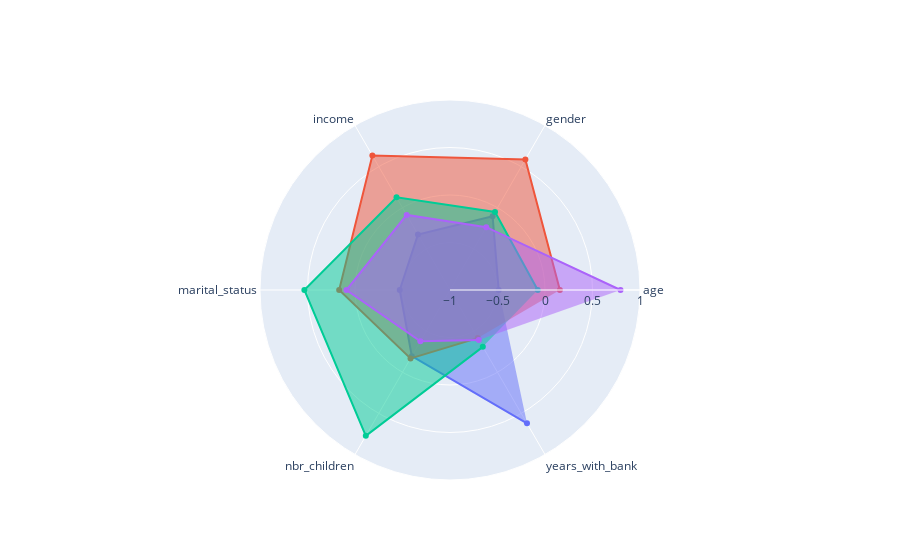

Notebook code for this chart:
### Markdown cell above
4 Clusters:

### Code cell
y_km = KMeansClusters(4)
plotRadar(dataScaled,y_km)

### Figure 1 — Plotly figure (JSON) as saved in the notebook; plotly's stock layout.template omitted (floating-point values rounded to 4 significant figures)
{"data": [{"fill": "toself", "name": "cluster0", "r": [-0.4877, -0.1027, -0.3256, -0.471, -0.1958, 0.6208], "theta": ["age", "gender", "income", "marital_status", "nbr_children", "years_with_bank"], "type": "scatterpolar"}, {"fill": "toself", "name": "cluster1", "r": [0.1568, 0.5867, 0.6343, 0.1668, -0.1688, -0.4154], "theta": ["age", "gender", "income", "marital_status", "nbr_children", "years_with_bank"], "type": "scatterpolar"}, {"fill": "toself", "name": "cluster2", "r": [-0.0764, -0.05217, 0.1259, 0.5328, 0.7722, -0.309], "theta": ["age", "gender", "income", "marital_status", "nbr_children", "years_with_bank"], "type": "scatterpolar"}, {"fill": "toself", "name": "cluster3", "r": [0.795, -0.2368, -0.08779, 0.09019, -0.3757, -0.3935], "theta": ["age", "gender", "income", "marital_status", "nbr_children", "years_with_bank"], "type": "scatterpolar"}], "layout": {"polar": {"radialaxis": {"range": [-1, 1], "visible": true}}, "showlegend": false}}
